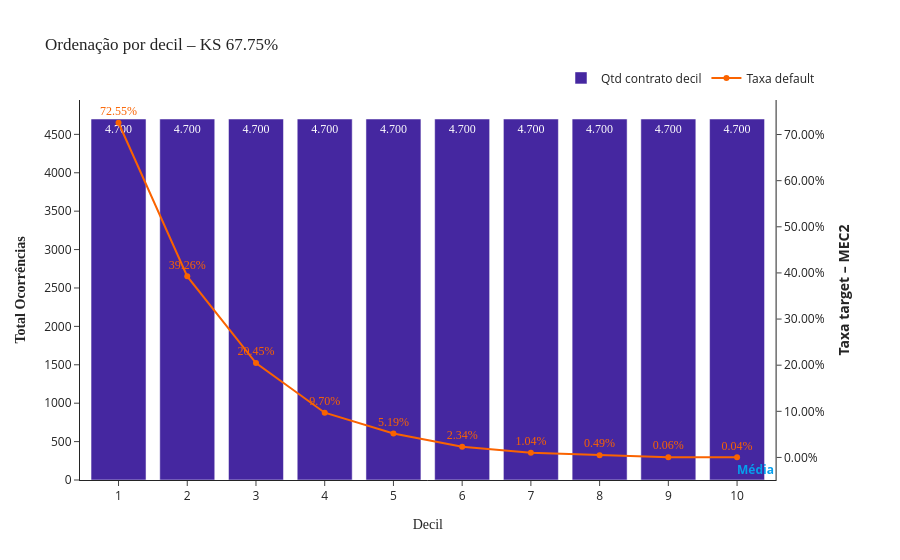

This figure's notebook cell:
### Markdown cell above
### KS por Decil

### Code cell
evaluator.plot_decile_ks()

### Figure 1 — Plotly figure (JSON) as saved in the notebook; plotly's stock layout.template omitted (floating-point values rounded to 4 significant figures)
{"data": [{"marker": {"color": "#4527a0"}, "name": "Qtd contrato decil", "text": ["4.700", "4.700", "4.700", "4.700", "4.700", "4.700", "4.700", "4.700", "4.700", "4.700"], "textfont": {"family": "Arial Black"}, "type": "bar", "x": ["1", "2", "3", "4", "5", "6", "7", "8", "9", "10"], "xaxis": "x", "y": [4700, 4700, 4700, 4700, 4700, 4700, 4700, 4700, 4700, 4700], "yaxis": "y"}, {"line": {"color": "#fa6300"}, "marker": {"color": "#fa6300"}, "mode": "lines+markers+text", "name": "Taxa default", "text": ["72.55%", "39.26%", "20.45%", "9.70%", "5.19%", "2.34%", "1.04%", "0.49%", "0.06%", "0.04%"], "textfont": {"color": "#fa6300", "family": "Arial Black"}, "textposition": "top center", "type": "scatter", "x": ["1", "2", "3", "4", "5", "6", "7", "8", "9", "10"], "xaxis": "x", "y": [0.7255, 0.3926, 0.2045, 0.09702, 0.05191, 0.0234, 0.01043, 0.004894, 0.0006383, 0.0004255], "yaxis": "y2"}], "layout": {"annotations": [{"font": {"color": "#059fed"}, "showarrow": false, "text": "<b>Média</b>", "x": 1, "xanchor": "right", "xref": "x domain", "y": 0.1511, "yanchor": "bottom", "yref": "y"}], "bargap": 0.2, "legend": {"orientation": "h", "x": 1, "xanchor": "right", "y": 1.02, "yanchor": "bottom"}, "shapes": [{"line": {"color": "#059fed", "dash": "dash"}, "type": "line", "x0": 0, "x1": 1, "xref": "x domain", "y0": 0.1511, "y1": 0.1511, "yref": "y2"}], "title": {"font": {"family": "Arial Black"}, "text": "Ordenação por decil – KS 67.75%"}, "xaxis": {"anchor": "y", "domain": [0, 0.94], "title": {"font": {"family": "Arial Black"}, "text": "Decil"}}, "yaxis": {"anchor": "x", "domain": [0, 1], "title": {"font": {"family": "Arial Black"}, "text": "<b>Total Ocorrências<b>"}}, "yaxis2": {"anchor": "x", "overlaying": "y", "side": "right", "tickformat": ".2%", "title": {"text": "<b>Taxa target – MEC2<b>"}}}}
